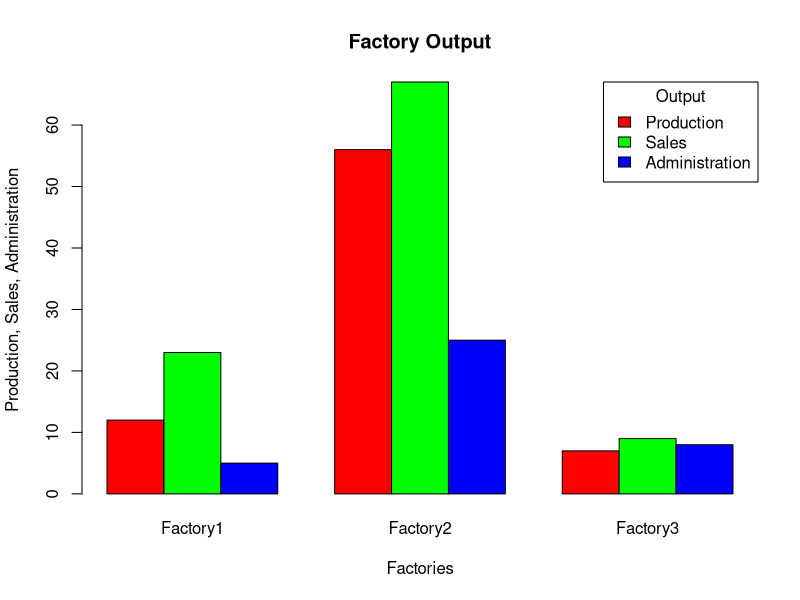

Here is the R script that generated this plot:
fact <- matrix(
    c(12, 56, 7, 23, 67, 9, 5, 25, 8),
    nrow = 3, ncol = 3, byrow = TRUE
)

lab <- c('Factory1', 'Factory2', 'Factory3')

barplot(
    fact,
    beside = TRUE,
    main = "Factory Output",
    xlab = 'Factories',
    ylab = 'Production, Sales, Administration',
    col = c('Red', 'Green', 'Blue'),
    names.arg = lab,
    args.legend = list(
        x = 'topright',
        title = 'Output'
    ),
    legend.text = c("Production", "Sales", "Administration")
)